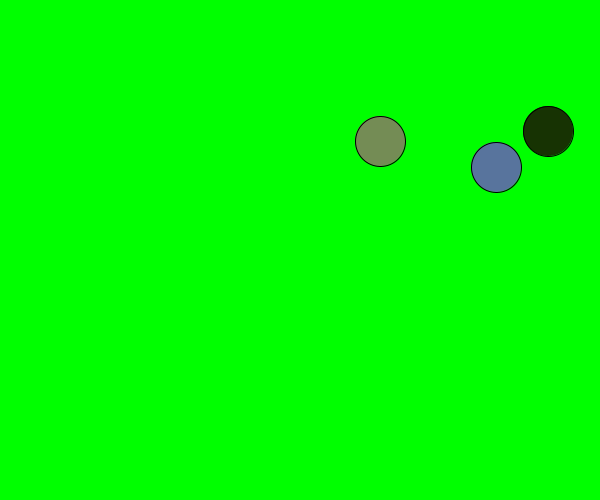
Frame 1 (no input)
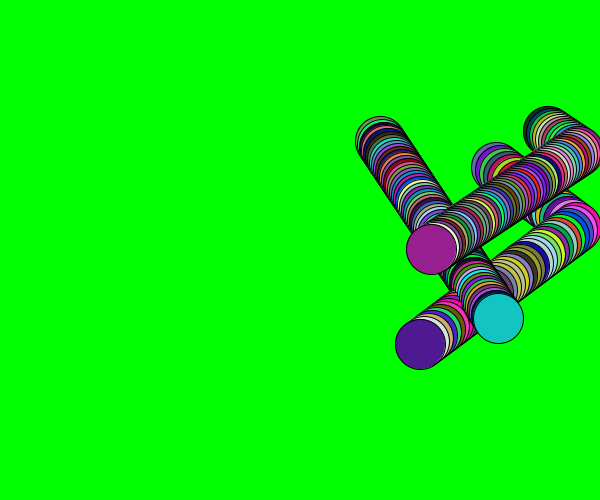
Frame 60 (the mouse pressed at the canvas centre just before this capture)
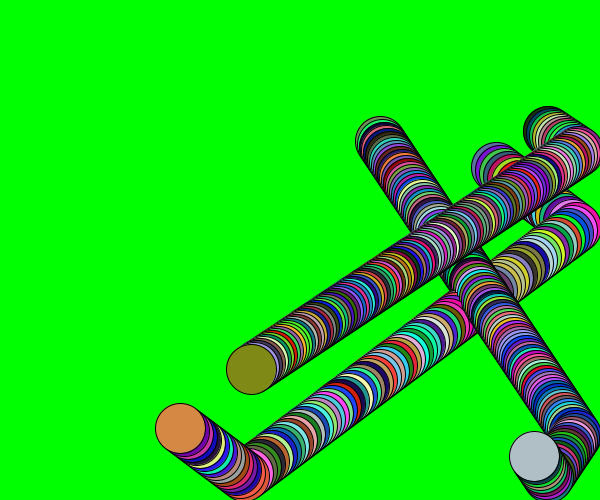
Frame 120 (the mouse held since frame 60 and released just before this capture)

The Processing sketch that drew these frames (run headless with seeded random() and noise(); from frame 60 on, the mouse is pressed at the canvas centre):

// Processing sketch: processing_159028
// ── processing_159028.pde

int circleX = 0;
int circleY = 0;
int circleA = 0;
int circleB = 0;
int circle1 = 0;
int circle2 = 0;
int speedX = 2;
int speedY = 3;
int speedA = 3;
int speedB = 2;
int speed1 = 4;
int speed2 = 3;

int color1 = 0;
int color2 = 0;
int color3 = 0;
int color4 = 0;
int color5 = 0;
int color6 = 0;
int color7 = 0;
int color8 = 0;
int color9 = 0;

void setup()
{
  size(600,500);
  background(0,255,0);
  ellipseMode(CENTER); 
  frameRate(100);
  smooth();
  circleX = int(random(width-width+25,width-25));
  circleY = int(random(height-height+25,height-25));
  circleA = int(random(width-width+25,width-25));
  circleB = int(random(height-height+25,height-25));
  circle1 = int(random(width-width+25,width-25));
  circle2 = int(random(height-height+25,height-25));
}

void draw()
{
  color1 = int(random(0,255));
  color2 = int(random(0,255));
  color3 = int(random(0,255));
  color4 = int(random(0,255));
  color5 = int(random(0,255));
  color6 = int(random(0,255));
  color7 = int(random(0,255));
  color8 = int(random(0,255));
  color9 = int(random(0,255));
  
  fill(color1,color2,color3);
  ellipse(circleX,circleY,50,50);
  fill(color4,color5,color6);
  ellipse(circleA,circleB,50,50);
  fill(color7,color8,color9);
  ellipse(circle1,circle2,50,50);
  if(circleX > width-25 || circleX < width-width+25)
  {
   speedX = speedX*-1; 
  }
  if(circleY > height-25 || circleY < height-height+25)
  {
   speedY = speedY*-1; 
  }
  if(circleA > width-25 || circleA < width-width+25)
  {
   speedA = speedA*-1; 
  }
  if(circleB > height-25 || circleB < height-height+25)
  {
   speedB = speedB*-1;
  }
  if(circle1 > width-25 || circle1 < width-width+25)
  {
   speed1 = speed1*-1; 
  }
  if(circle2 > height-25 || circle2 < height-height+25)
  {
   speed2 = speed2*-1;
  }  
  circleX = circleX + speedX;
  circleY = circleY + speedY;
  circleA = circleA + speedA;
  circleB = circleB + speedB;
  circle1 = circle1 + speed1;
  circle2 = circle2 + speed2;
}
